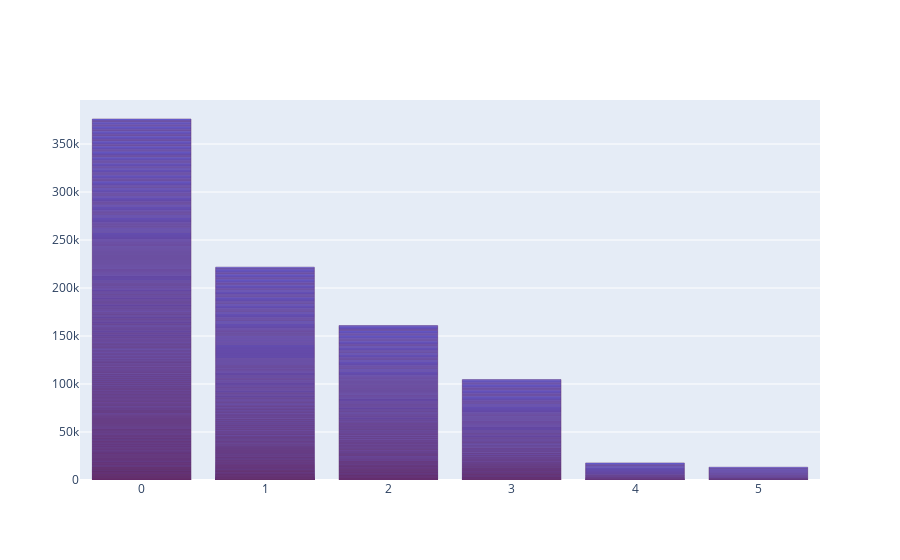

Notebook cell for this chart:
### Code cell
fig = go.Figure([go.Bar(x=data['children'], y=data['children'].index, marker_line_color='rgb(100,48,107)')])
fig.show()

### Figure 1 — Plotly figure (JSON) as saved in the notebook; plotly's stock layout.template omitted (floating-point values rounded to 4 significant figures; data arrays with more than 128 entries replaced by an {"elided": "..."} marker saying what was removed)
{"data": [{"marker": {"line": {"color": "rgb(100,48,107)"}}, "type": "bar", "x": {"elided": "1338 int values"}, "y": {"elided": "1338 int values"}}], "layout": {}}
